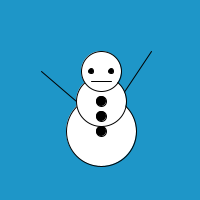
Frame 1 (no input)
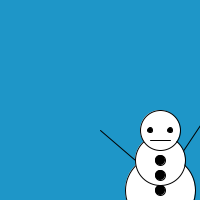
Frame 60 (the mouse pressed at the canvas centre just before this capture)
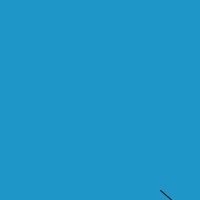
Frame 120 (the mouse held since frame 60 and released just before this capture)

The Processing sketch that drew these frames (run headless with seeded random() and noise(); from frame 60 on, the mouse is pressed at the canvas centre):

// Processing sketch: processing_49416
// ── processing_49416.pde

float x = 100;
float y = 100;


void setup() {
  size (200, 200);
  smooth ();
  //----------------------------------- CONSOL MESSAGE
  println("Walking in a winter wonderland!");
}

void draw() {

  background (30, 150, 200);
  
  x = x + 1;
  y = y + 1;

  //----------------------------------- RECTANGLE
  rectMode (CENTER);

  //----------------------------------- LINES
  line (x-25, y, x-60, y-30);
  line (x, y+25, x+50, y-50);

  //----------------------------------- CIRCLES
  ellipseMode (CENTER);
  fill(255);
  ellipse (x, y+30, 70, 70);
  ellipse (x, y, 50, 50);
  ellipse (x, y-30, 40, 40);

  fill (0);
  ellipse (x, y, 10, 10);
  ellipse (x, y+15, 10, 10);
  ellipse (x, y+30, 10, 10);
  ellipse (x-10, y-30, 5, 5);
  ellipse (x+10, y-30, 5, 5);

  //----------------------------------- LINES
  line (x-10, y-20, x+10, y-20);
}
